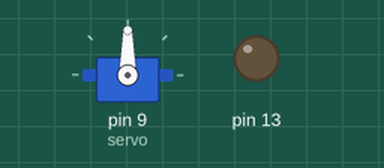
Simulated run of this sketch. Board: Arduino Uno, built with avr-gcc and run on an emulated ATmega328P. Shown: servo, output pins drawn as LEDs (lit = HIGH).

Above: at 0.05 s.
Timing chart, 0 to 12.6 s (numbered marks = the images above):
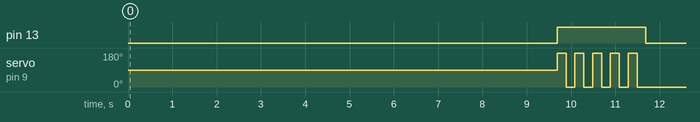

The sketch:

Corm.ino
```cpp
#include <GyverTimers.h>
#include <PWMServo.h>

#define PERIOD 10//в часах
#define FREQ 61 //частота

volatile int feed_speed = 180; // скорость кормления (моторчика)
volatile unsigned int multiplier;
volatile unsigned int speed;
volatile unsigned int feeding_Period = 10; // время кормления секундах - зависит от размера кормушки
volatile unsigned int count_TimerA = 0;
volatile unsigned int count_TimerB = 0;
int i = 0;
bool start = false;

// GStepper<STEPPER4WIRE> stepper(2048, 3, 5, 4, 6); //6, 3 - поменяны местами, 2048 - полушаг, дескриптор моторчика
PWMServo servo;


void setup() {
  Serial.begin(9600);

  // stepper.setRunMode(KEEP_SPEED); // режим работы
  // stepper.setMaxSpeed(feed_speed);
  // stepper.setAcceleration(2*feeding_Period*feed_speed); // 10 град в сек ускорение
  // stepper.autoPower(true);

  //wifi для esp

  // multiplier = 1;
  multiplier = 3600 / FREQ;
  count_TimerB = multiplier * PERIOD - feeding_Period / 10 * FREQ;
  Timer2.setFrequency(FREQ);
  Timer2.enableISR(CHANNEL_A);
  Timer2.enableISR(CHANNEL_B);

  // pinMode(3, INPUT);
  // pinMode(2, INPUT_PULLUP);
  // attachInterrupt(0, btnIsr, FALLING);
  pinMode(13, OUTPUT);
  // pinMode(8, OUTPUT);
  //digitalWrite(11, HIGH);

  servo.attach(9);

}


// Функция устранения засора (моторчик остановился)
// void clearBlock() {
// }


void loop() {
    if (start == true)
    {
      for (i = 0; i < feeding_Period; i += 1)
      {
        servo.write(feed_speed);
        delay (200);
        // stepper.setSpeed(FEED_SPEED); // заменить на функцию включения кормления
        if (feed_speed == 0)
          feed_speed = 180;
        else
          feed_speed = 0;
      }
      start = false;
      digitalWrite(13, LOW);
    }
    // myservo.write(180);
    // delay(100);
    // myservo.write(0);
    // delay(100);
  // if (!stepper.tick() && speed !=0) {
    // условие для устранения засора
    // stepper.setSpeed(speed);
  // }
}


// void btnIsr() {
//   count_TimerA=(int)(multiplier*PERIOD-1);
//   count_TimerB=multiplier*PERIOD-1-feeding_Period * FREQ;  // + нажатие
// }


//таймер кормления
ISR(TIMER2_A) {

  // digitalWrite(13, !digitalRead(13));

  if (count_TimerA++ >= multiplier*PERIOD) {
    digitalWrite(13, HIGH);
    start = true;
    // feed_speed = -feed_speed;
    count_TimerA = 0;
  }
}


// таймер выключения кормления
ISR(TIMER2_B) {
  if (count_TimerB++ >= multiplier*PERIOD) {
    // digitalWrite(13, LOW);
    count_TimerB = 0;
  }
}
```

Measured:
- by itself, pin 13: alternates HIGH for 2.0 s and LOW for 7.7 s
- by itself, servo on pin 9 (servo): repeats every 9.7 s: 4 × (0° 0.20 s, 180° 0.20 s), 0° 7.9 s, 180° 0.20 s
